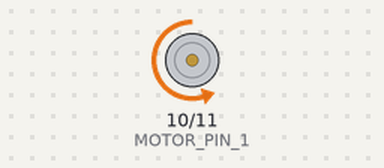
The sketch below on a simulated Arduino Uno, built with avr-gcc and run on an emulated ATmega328P. Parts: motor-driver pin pairs drawn as motors (green arrow = first pin HIGH = forward, orange = second pin HIGH = backward, longer = more drive).

Above: at 0.5 s.
At 2.5 s:
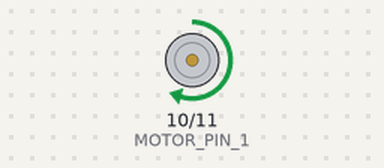
At 3.5 s:
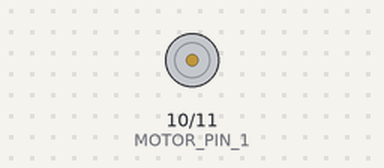
Timing chart, 0 to 5.2 s (numbered marks = the images above):
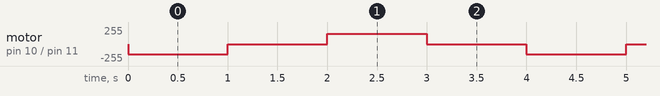

The sketch:

motor_demolive.ino
```cpp
#define MOTOR_PIN_1 10
#define MOTOR_PIN_2 11

void setup() {
  // put your setup code here, to run once:
  pinMode(MOTOR_PIN_1, OUTPUT);
  pinMode(MOTOR_PIN_2, OUTPUT);

}

void loop() {
  // put your main code here, to run repeatedly:
  digitalWrite(MOTOR_PIN_1, LOW);
  analogWrite(MOTOR_PIN_2, 157);
  delay(1000);
  digitalWrite(MOTOR_PIN_1, LOW);
  digitalWrite(MOTOR_PIN_2, LOW);
  delay(1000);
  analogWrite(MOTOR_PIN_1, 157);
  digitalWrite(MOTOR_PIN_2, LOW);
  delay(1000);
  digitalWrite(MOTOR_PIN_1, LOW);
  digitalWrite(MOTOR_PIN_2, LOW);
  delay(1000);

}
```

Measured:
- by itself, motor on pin 10 (MOTOR_PIN_1) / pin 11 (MOTOR_PIN_2): repeats every 4.0 s: stopped 1.0 s, forward 157/255 1.0 s, stopped 1.0 s, backward 157/255 1.0 s
